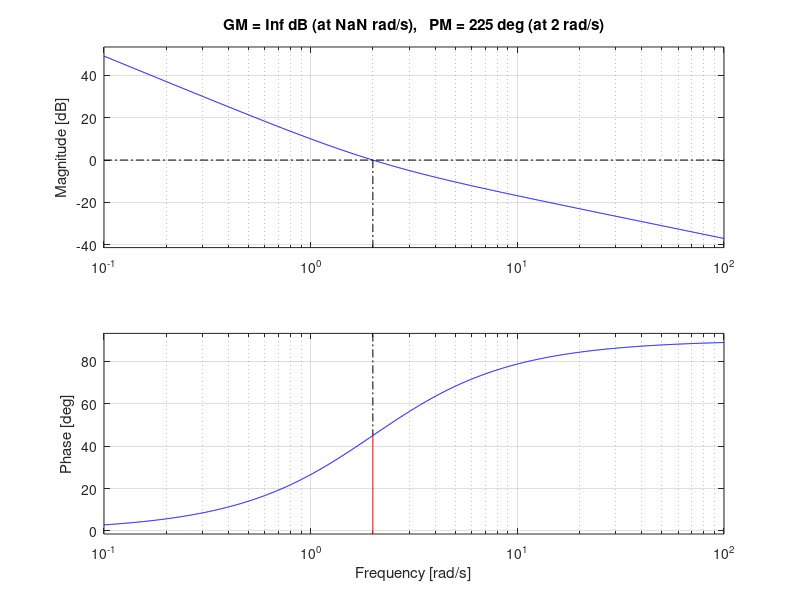
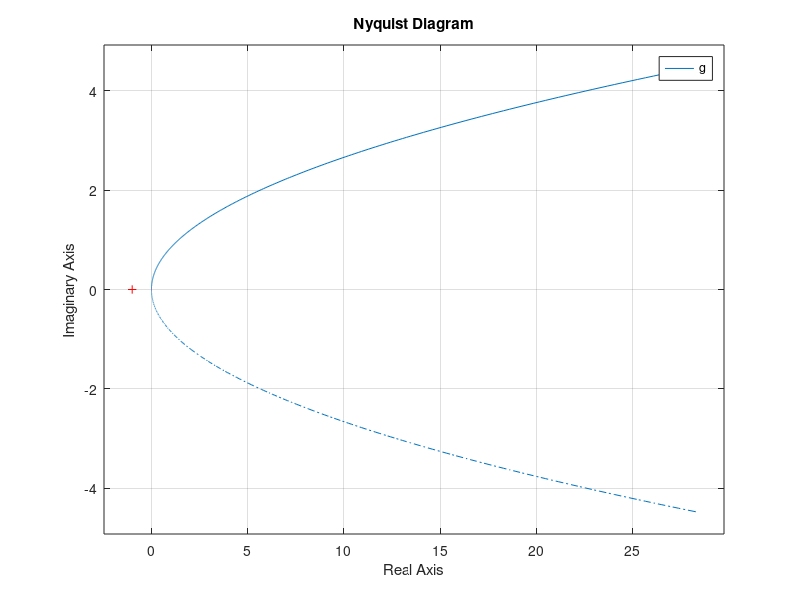
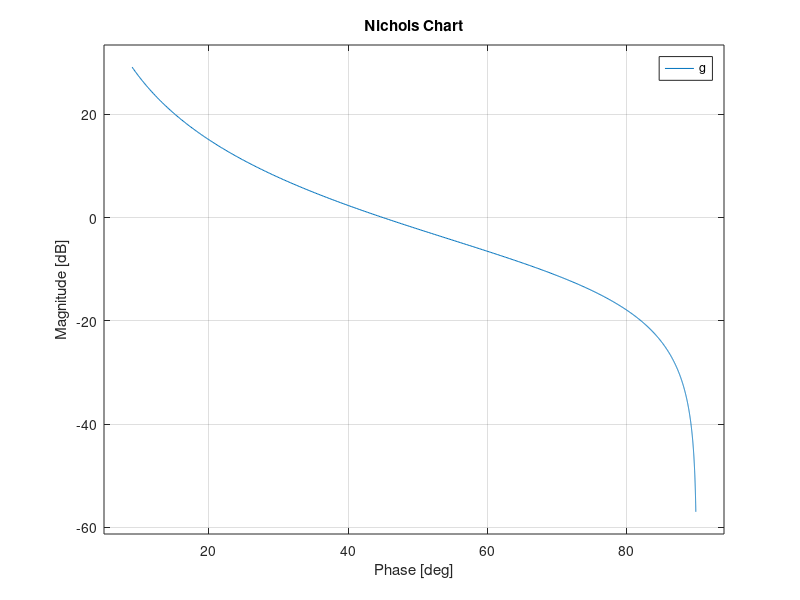

Write the MATLAB code that produced these figures, in order.
clear all; close all; clc;

s=zpk('s');
%%

g= -sqrt(2)*(s+2)/(s^2)

%%
figure
bode(g)
grid on;
margin(g)
figure
nyquist(g)
grid on;
figure
nichols(g)
grid on;
hold on;

